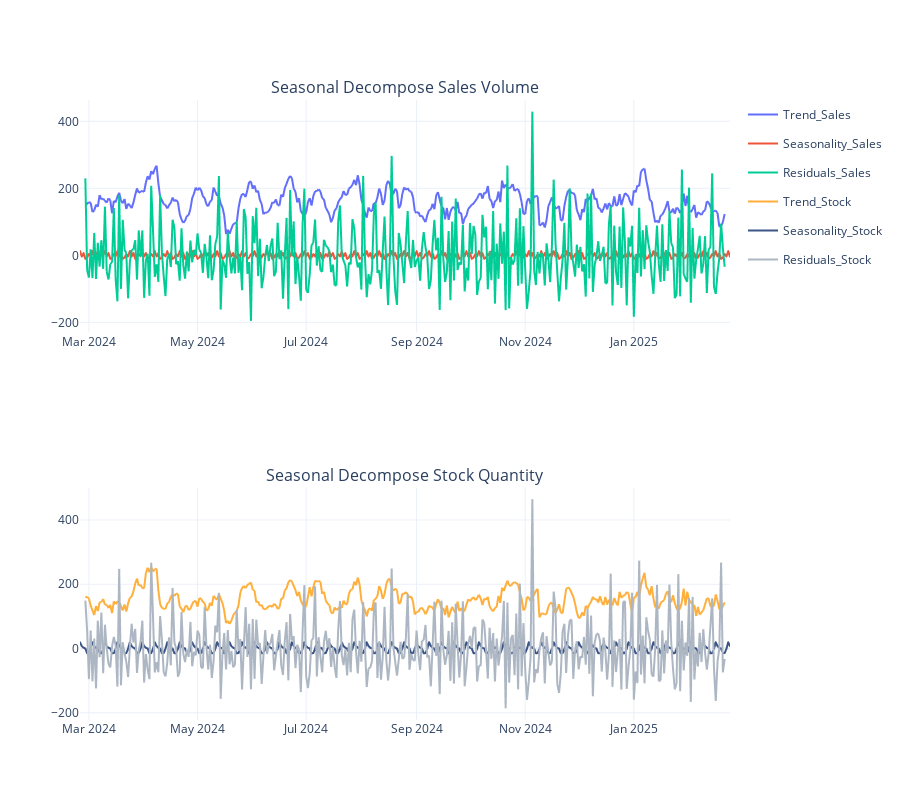

Notebook cell for this chart:
### Markdown cell above
# **Data Structure Prepared**
- **Frequency:** Daily time series (resampled to 'D')
- **Index:** DateTime index (`Date_Received`)
- **Missing Values:** Zero-filled for days without recorded activity
- **Decomposition:** Additive model with 7-day period for weekly seasonality analysis

### Decomposition for Sales Volume and Stock Quantity

### Code cell
# Use an appropriate period, such as 7 for daily data with weekly seasonality
result_sales = seasonal_decompose(df_target['Sales_Volume'], model='additive', period=7)
result_stock = seasonal_decompose(df_target['Stock_Quantity'], model='additive', period=7)

# Create a new DataFrame with the decomposed components
decomposed_df = pd.DataFrame({
    'Trend_Sales': result_sales.trend,
    'Seasonality_Sales': result_sales.seasonal,
    'Residuals_Sales': result_sales.resid,
    'Trend_Stock': result_stock.trend,
    'Seasonality_Stock': result_stock.seasonal,
    'Residuals_Stock': result_stock.resid,
}, index=df_target.index)

# Plot each component individually with Plotly Express
fig_decomposed = make_subplots(rows=2, cols=1, 
                              subplot_titles=['Seasonal Decompose Sales Volume', 
                                            'Seasonal Decompose Stock Quantity'])

# Create individual plots for sales components
fig_decomposed1 = px.line(decomposed_df[['Trend_Sales', 'Seasonality_Sales', 'Residuals_Sales']])
# Create individual plots for stock components with custom colors
fig_decomposed2 = px.line(decomposed_df[['Trend_Stock', 'Seasonality_Stock', 'Residuals_Stock']], 
                         color_discrete_sequence=["#ffaf3c", "#3c5587", "#adb7c4"])

# Add sales components to top subplot
for trace in fig_decomposed1.data[:3]:
    fig_decomposed.add_trace(trace, row=1, col=1)
    
# Add stock components to bottom subplot    
for trace2 in fig_decomposed2.data[:3]:
    fig_decomposed.add_trace(trace2, row=2, col=1)

# Update layout settings
fig_decomposed.update_layout(showlegend=True, height=800)

# Display the interactive decomposition plot
fig_decomposed.show()

### Figure 1 — Plotly figure (JSON) as saved in the notebook; plotly's stock layout.template omitted (floating-point values rounded to 4 significant figures; data arrays with more than 128 entries replaced by an {"elided": "..."} marker saying what was removed)
{"data": [{"hovertemplate": "variable=Trend_Sales<br>Date_Received=%{x}<br>value=%{y}<extra></extra>", "legendgroup": "Trend_Sales", "line": {"color": "#636efa", "dash": "solid"}, "marker": {"symbol": "circle"}, "mode": "lines", "name": "Trend_Sales", "showlegend": true, "type": "scattergl", "x": {"elided": "366 str values"}, "xaxis": "x", "y": {"elided": "366 float values"}, "yaxis": "y"}, {"hovertemplate": "variable=Seasonality_Sales<br>Date_Received=%{x}<br>value=%{y}<extra></extra>", "legendgroup": "Seasonality_Sales", "line": {"color": "#EF553B", "dash": "solid"}, "marker": {"symbol": "circle"}, "mode": "lines", "name": "Seasonality_Sales", "showlegend": true, "type": "scattergl", "x": {"elided": "366 str values"}, "xaxis": "x", "y": {"elided": "366 float values"}, "yaxis": "y"}, {"hovertemplate": "variable=Residuals_Sales<br>Date_Received=%{x}<br>value=%{y}<extra></extra>", "legendgroup": "Residuals_Sales", "line": {"color": "#00cc96", "dash": "solid"}, "marker": {"symbol": "circle"}, "mode": "lines", "name": "Residuals_Sales", "showlegend": true, "type": "scattergl", "x": {"elided": "366 str values"}, "xaxis": "x", "y": {"elided": "366 float values"}, "yaxis": "y"}, {"hovertemplate": "variable=Trend_Stock<br>Date_Received=%{x}<br>value=%{y}<extra></extra>", "legendgroup": "Trend_Stock", "line": {"color": "#ffaf3c", "dash": "solid"}, "marker": {"symbol": "circle"}, "mode": "lines", "name": "Trend_Stock", "showlegend": true, "type": "scattergl", "x": {"elided": "366 str values"}, "xaxis": "x2", "y": {"elided": "366 float values"}, "yaxis": "y2"}, {"hovertemplate": "variable=Seasonality_Stock<br>Date_Received=%{x}<br>value=%{y}<extra></extra>", "legendgroup": "Seasonality_Stock", "line": {"color": "#3c5587", "dash": "solid"}, "marker": {"symbol": "circle"}, "mode": "lines", "name": "Seasonality_Stock", "showlegend": true, "type": "scattergl", "x": {"elided": "366 str values"}, "xaxis": "x2", "y": {"elided": "366 float values"}, "yaxis": "y2"}, {"hovertemplate": "variable=Residuals_Stock<br>Date_Received=%{x}<br>value=%{y}<extra></extra>", "legendgroup": "Residuals_Stock", "line": {"color": "#adb7c4", "dash": "solid"}, "marker": {"symbol": "circle"}, "mode": "lines", "name": "Residuals_Stock", "showlegend": true, "type": "scattergl", "x": {"elided": "366 str values"}, "xaxis": "x2", "y": {"elided": "366 float values"}, "yaxis": "y2"}], "layout": {"annotations": [{"font": {"size": 16}, "showarrow": false, "text": "Seasonal Decompose Sales Volume", "x": 0.5, "xanchor": "center", "xref": "paper", "y": 1, "yanchor": "bottom", "yref": "paper"}, {"font": {"size": 16}, "showarrow": false, "text": "Seasonal Decompose Stock Quantity", "x": 0.5, "xanchor": "center", "xref": "paper", "y": 0.375, "yanchor": "bottom", "yref": "paper"}], "height": 800, "showlegend": true, "xaxis": {"anchor": "y", "domain": [0, 1]}, "xaxis2": {"anchor": "y2", "domain": [0, 1]}, "yaxis": {"anchor": "x", "domain": [0.625, 1]}, "yaxis2": {"anchor": "x2", "domain": [0, 0.375]}}}
